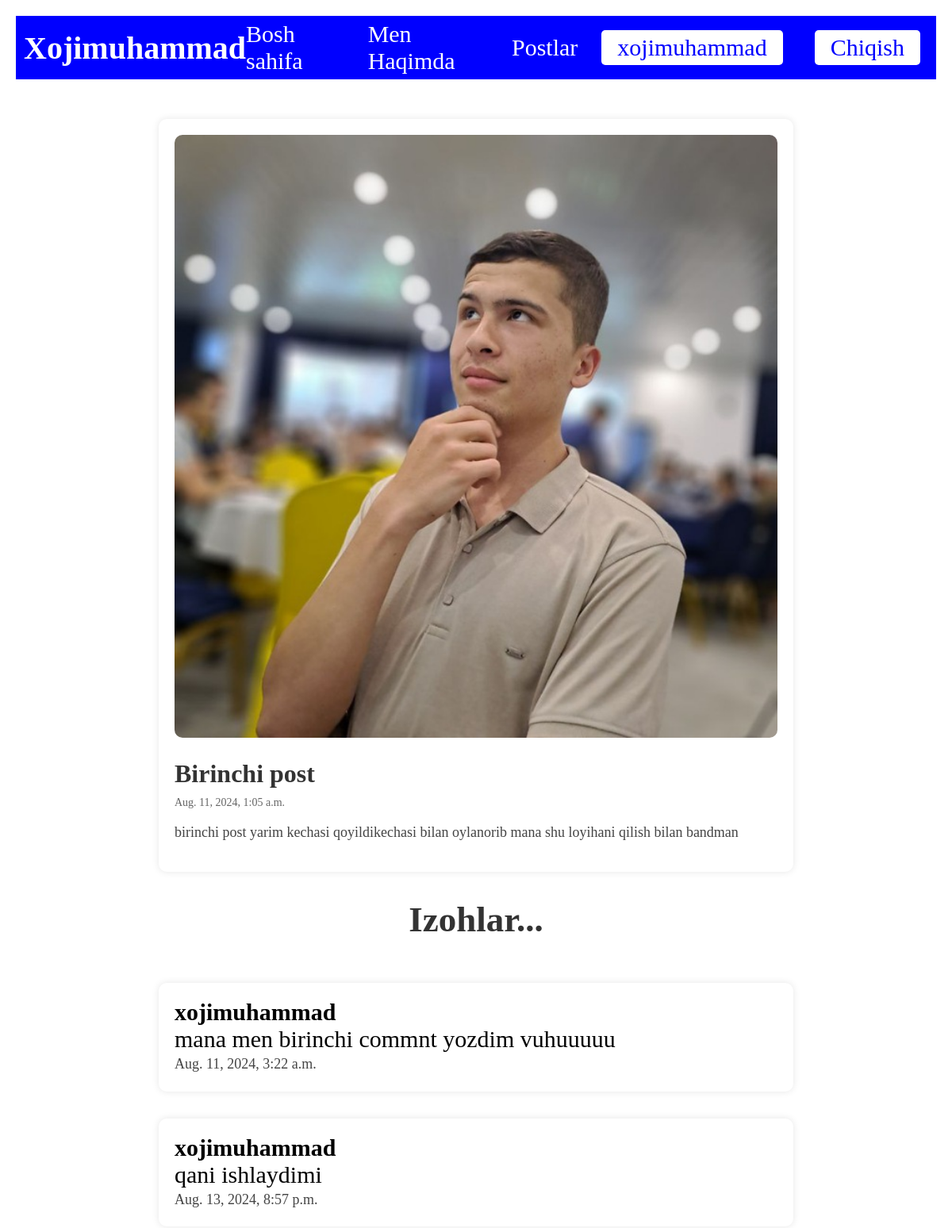
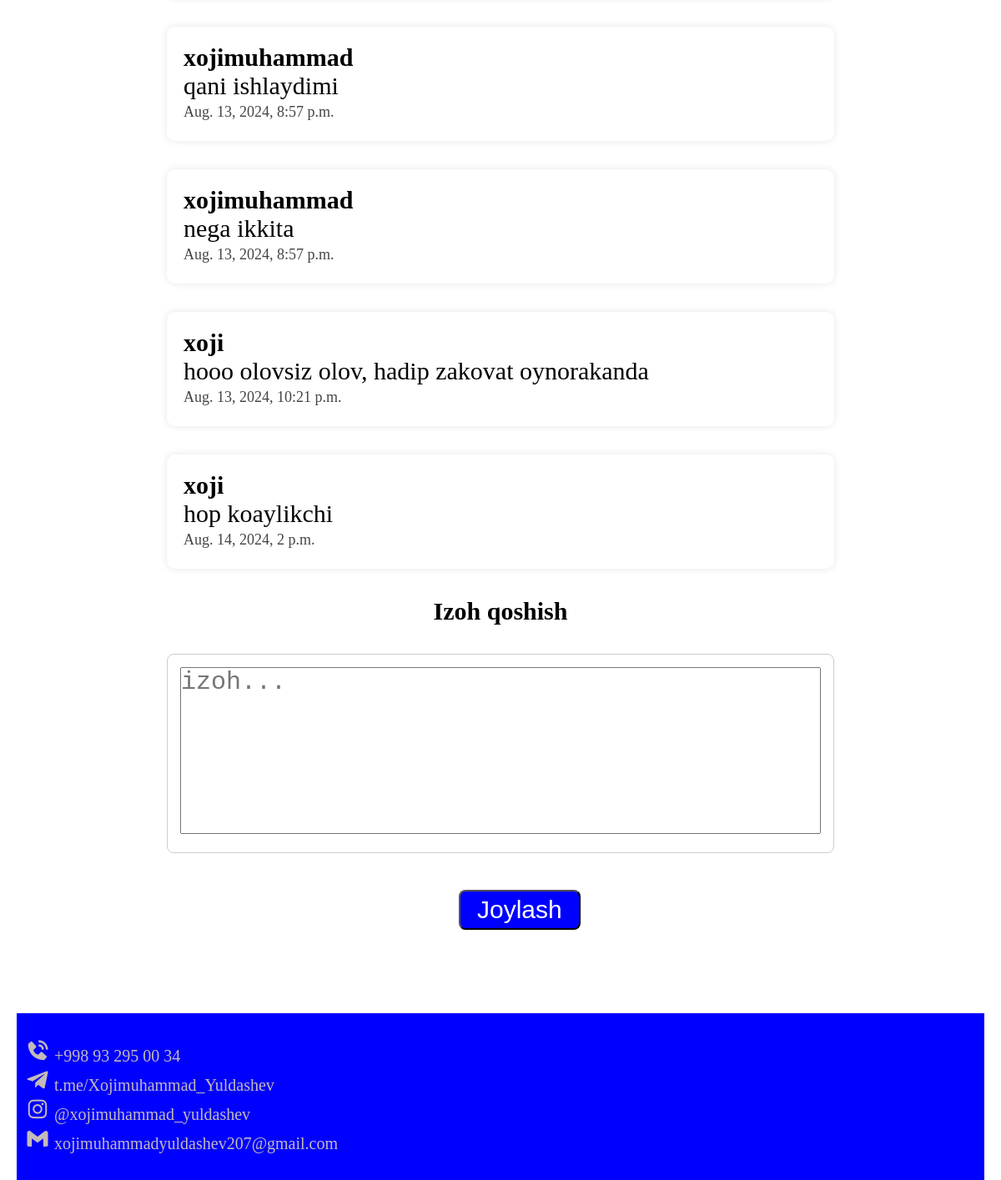
The page /posts/1/ (signed in) on the database its author committed (2 pictures, top to bottom).
### post/models.py (models this page shows, shortened)
class Post(models.Model):
    cover_image = models.ImageField(upload_to="posts/%Y/%m/%d/")
    title = models.CharField(max_length=200)
    description = models.TextField()
    content = models.TextField()
    date_posted = models.DateTimeField(auto_now_add=True)
    author = models.ForeignKey(User, on_delete=models.CASCADE)

class Comment(models.Model):
    post = models.ForeignKey(Post, related_name="comments", on_delete=models.CASCADE)
    author = models.ForeignKey(User, on_delete=models.CASCADE)
    content = models.TextField()
    date_posted = models.DateTimeField(auto_now_add=True)

### post/views.py (the view)
# urls.py: path("posts/<int:pk>/", PostDetailView.as_view(), name="post-detail"),
class PostDetailView(DetailView):
    model = Post
    template_name = "post_detail.html"
    context_object_name = "post"
    def get_context_data(self, **kwargs):
        context = super().get_context_data(**kwargs)
        context["form"] = CommentForm()
        context["comments"] = self.object.comments.all()
        return context
    def post(self, request, *args, **kwargs):
        self.object = self.get_object()
        form = CommentForm(request.POST)
        if form.is_valid():
            comment = form.save(commit=False)
            comment.post = self.object
            comment.author = request.user
            comment.save()
            return redirect("post-detail", pk=self.object.pk)
        return self.render_to_response(self.get_context_data(form=form))

### post/forms.py
class CommentForm(forms.ModelForm):
    class Meta:
        model = Comment
        fields = ["content"]
        widgets = {
            "content": forms.Textarea(attrs={"class": "form-control"}),
        }

### templates/post_detail.html (shortened to what this page needs)
{% extends 'base.html' %}
{% load static %}
{% block content %}
    <main class="post-detail">
        <article class="post">
            <img src="{{ post.cover_image.url }}" alt="Post Image" class="post-image" style="width:100%; height:auto;">
            <h2 class="post-title">{{ post.title }}</h2>
            <p class="post-meta">{{ post.date_posted }}</p>
            <div class="post-content">
                <p>{{ post.content }}</p>
            </div>
        </article>
        <br>
        <h2 style="margin-bottom: 20px;
                    font-size: 1.5rem;
                    color: #333;
                    text-align: center">Izohlar...</h2>
        <br>
        {% for comment in comments %}
            <div class="comment" style="margin-bottom: 20px;
                                        max-width: 800px;
                                        margin: 0 auto;
                                        background-color: white;
                                        border-radius: 10px;
                                        box-shadow: 0 0 10px rgba(0, 0, 0, 0.1);
                                        padding: 20px;">
                <strong>{{ comment.author }}</strong>
                <p >{{ comment.content }}</p>
                <p style="
    font-size: 18px;
    line-height: 1.6;
    color: #444;">{{ comment.date_posted }}</p>
            </div><br>
        {% endfor %}
        {% if user.is_authenticated %}
            <h2 style="text-align: center">Izoh qoshish</h2><br>
            <form method="post">
                <div style="
    width: 800px;
    margin: 0 auto;
    padding: 15px;
    font-size: 1rem;
    border: 1px solid #ccc;
    border-radius: 8px;
    margin-bottom: 10px;
    resize: vertical;
    min-height: 100px;
    background-color: #fff;">
                    <textarea name="content" class="comment-textarea" placeholder="izoh..." style="width: 100%;resize: none; height: 200px" ></textarea>
                </div>
                <br>
                <div style="margin: 0 auto; width: 100px"><button type="submit" class="btn submit-btn" style="padding: 5px 20px; background: blue">Joylash</button></div>
            </form>
        {% else %}
            <p>You need to <a href="{% url 'login' %}">login</a> to add a comment.</p>
        {% endif %}
    </main>
{% endblock %}

### templates/base.html (shortened to what this page needs)
{% load static %}
<!DOCTYPE html>
<html lang="en">
<head>
    <link rel="stylesheet" href="{% static "css/home.css" %}">
    <link rel="stylesheet" href="{% static "css/about.css" %}">
    <link href='https://unpkg.com/boxicons@2.1.4/css/boxicons.min.css' rel='stylesheet'>
    <link href='https://unpkg.com/boxicons@2.1.4/css/boxicons.min.css' rel='stylesheet'>
</head>
<body>
    <div class="container">
        <header>
            <nav>
                <h1>Xojimuhammad</h1>
                <ul class="nav-links">
                    <li><a href="{% url 'home' %}">Bosh sahifa</a></li>
                    <li><a href="{% url 'about' %}">Men Haqimda</a></li>
                    {% if user.is_authenticated %}
                    <li><a href="{% url 'posts' %}">Postlar</a></li>
                    <li><a class="btn" href="">{{ user.username }}</a></li>
                    <li><a class="btn" href="{% url 'logout' %}">Chiqish</a></li>
                    {% else %}
                    <li><a class="btn" href="{% url 'login' %}">Kirish</a></li>
                    <li><a class="btn" href="{% url 'register' %}">Ro'yhatdan o'tish</a></li>
                    {% endif %}
                </ul>
            </nav>
        </header>
    {% block content %}
    {% endblock %}
    <footer>
            <ul>
                <li><a href=""><i class='bx bxs-phone-call' ></i>   +998 93 295 00 34</a></li>
                <li><a href="https://t.me/Xojimuhammad_Yuldashev"><i class='bx bxl-telegram'></i>  t.me/Xojimuhammad_Yuldashev</a></li>
                <li><a href="https://www.instagram.com/xojimuhammad_yuldashev/"><i class='bx bxl-instagram' ></i> @xojimuhammad_yuldashev</a></li>
                <li><a href=""><i class='bx bxl-gmail' ></i>    xojimuhammadyuldashev207@gmail.com</a></li>
            </ul>
        </footer>
    </div>
</body>
</html>

### static/css/home.css (style rules this page uses)
* { margin: 0; padding: 0; box-sizing: border-box; font-size: 30px; list-style: none; text-decoration: none; }
.container { width: 100%; margin: 0 auto; padding: 0 20px; }
header nav { display: flex; align-items: center; justify-content: space-between; background-color: blue; height: 80px; padding: 0 10px; margin-top: 20px; }
header nav ul { display: flex; align-items: center; list-style: none; gap: 30px; }
header nav h1 { color: #fff; font-size: 40px; }
header nav ul li a { text-decoration: none; color: #fff; }
header nav ul li .btn { background-color: #fff; color: blue; padding: 5px 20px; border-radius: 5px; }
footer { background-color: blue; height: 200px; display: grid; align-items: center; padding: 0 10px; margin-top: 100px; }
h1 { color: green; }
footer ul li a { color: #c4baba; font-size: 20px; }
.post-detail { margin-top: 50px; padding: 0 20px; }
.post { max-width: 800px; margin: 0 auto; background-color: white; border-radius: 10px; box-shadow: 0 0 10px rgba(0, 0, 0, 0.1); padding: 20px; }
.post-image { width: 100%; border-radius: 10px; object-fit: cover; }
.post-title { margin-top: 20px; font-size: 32px; color: #333; }
.post-meta { margin: 10px 0; color: #666; font-size: 14px; }
.post-content p { margin: 15px 0; font-size: 18px; line-height: 1.6; color: #444; }
.btn { display: inline-block; padding: 10px 15px; background-color: blue; color: white; text-decoration: none; border-radius: 8px; margin-right: 10px; }

### rows shown on the page
Post: cover_image (picture), title "Birinchi post", date_posted "Aug. 11, 2024, 1:05 a.m.", content "birinchi post yarim kechasi qoyildikechasi bilan oylanorib mana shu loyihani qilish bilan bandman"
Comment: author "xojimuhammad", content "mana men birinchi commnt yozdim vuhuuuuu", date_posted "Aug. 11, 2024, 3:22 a.m."
Comment: author "xojimuhammad", content "qani ishlaydimi", date_posted "Aug. 13, 2024, 8:57 p.m."
Comment: author "xojimuhammad", content "qani ishlaydimi", date_posted "Aug. 13, 2024, 8:57 p.m."
Comment: author "xojimuhammad", content "nega ikkita", date_posted "Aug. 13, 2024, 8:57 p.m."
Comment: author "xoji", content "hooo olovsiz olov, hadip zakovat oynorakanda", date_posted "Aug. 13, 2024, 10:21 p.m."
Comment: author "xoji", content "hop koaylikchi", date_posted "Aug. 14, 2024, 2 p.m."

### other values the page prints
{{ user.username }} "xojimuhammad"
